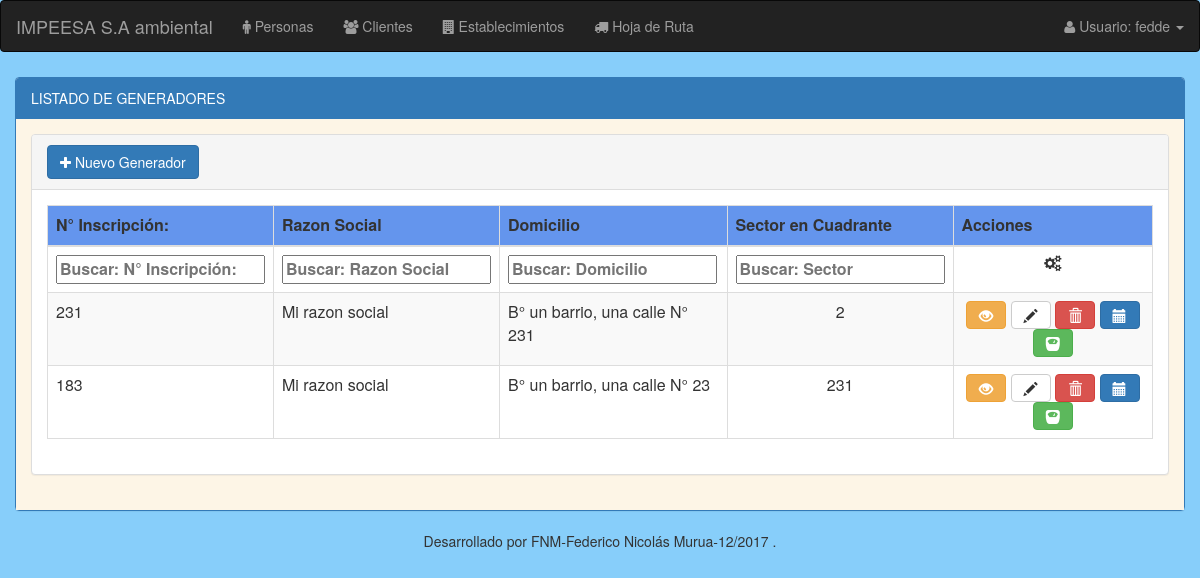
/generadores/listado_generadores/ (signed in), run on an earlier commit of the app's database.
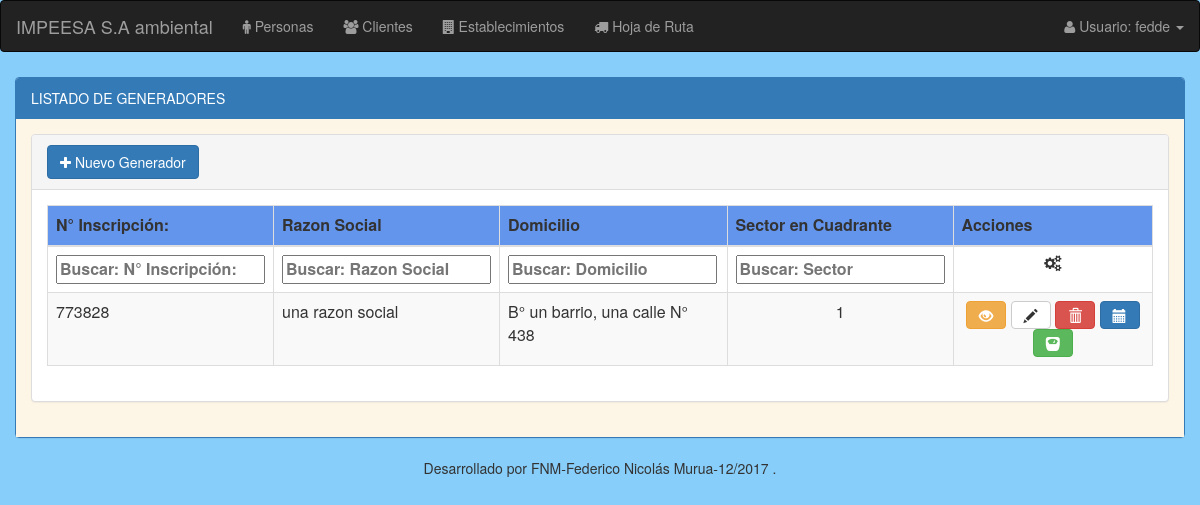
And on a later commit of the database.
### modulo_I/models.py (models this page shows, shortened)
class EstablecimientoGenerador(models.Model):
    tipo_actividad = MultiSelectField(choices=Actividades)
    nro_inscripcion = models.BigIntegerField(primary_key=True) # N° inscripcion registro de generadores provincia del chubut
    razon_social = models.CharField(max_length=50)
    telefono = models.CharField(max_length=50)
    email = models.EmailField(max_length=50, blank=True, null=True)
    director_responsable = models.ForeignKey('Cliente', related_name='director_responsable', on_delete=models.CASCADE)
    responsable_residuos = models.ForeignKey('Persona', related_name='responsable_residuos', on_delete=models.CASCADE)
    responsable_suplente = models.ForeignKey('Persona', related_name='responsable_suplente', on_delete=models.CASCADE)
    responsable_tecnico = models.ForeignKey('Persona', related_name='responsable_tecnico', on_delete=models.CASCADE)
    fecha_vinculo = models.DateField() #fecha deL Vinculo que se confeccionó el formulario
    fecha = models.DateField(default=now)
    observaciones_comentarios = models.TextField(max_length=200, default='', blank=True, null=True)
    caract_generales = models.ForeignKey('CaracteristicasGenerales', on_delete=models.CASCADE)
    domicilio = models.ForeignKey('Domicilio', on_delete=models.CASCADE)
    ambito_dependencia = models.ForeignKey('AmbitoDependencia', on_delete=models.CASCADE)
    via_acceso = models.ForeignKey('ViaAccesoSector', on_delete=models.CASCADE)
    tipo_actividad = MultiSelectField(choices=Actividades)
    sector = models.IntegerField() # cuadrante que pertenece a la ciudad el generador

class Domicilio(models.Model):
    barrio = models.CharField(max_length=50)
    calle = models.CharField(max_length=50)
    calle_entre1 = models.CharField(max_length=50, null=True, blank=True)
    calle_entre2 = models.CharField(max_length=50, null=True, blank=True)
    nro = models.IntegerField(default=1,validators=[MinValueValidator(1)])
    piso = models.IntegerField(blank=True, null=True, validators=[MinValueValidator(1)])
    dpto = models.CharField(max_length=50, blank=True, null=True)
    localidad = models.ForeignKey('Localidad', on_delete=models.CASCADE)
    comarca = models.CharField(max_length=50, blank=True, null=True)
    def __str__(self):
        return "B° %s, %s  N° %s" % (self.barrio, self.calle, self.nro)

### modulo_I/views.py (the view)
@login_required
def listado_generadores(request):
    listado_generadores = EstablecimientoGenerador.objects.all()
    return render(request, 'establecimiento/generador_listado.html', {'listado_generadores': listado_generadores})

### modulo_I/templates/establecimiento/generador_listado.html (shortened to what this page needs)
{% extends "base/base_listado.html" %}
{% load staticfiles %}
{% load staticfiles bootstrap3 %}
{% block panel-heading %}
  LISTADO DE GENERADORES
{% endblock %}
{% block panel-heading-tabla %}
  <a href="{% url 'generadores:alta_generadores' %}" class="btn btn-primary"><i class="fa fa-plus"></i> Nuevo Generador</a>
{% endblock %}
{% block thead-tabla %}
  <thead>
  <tr style="background:#6495ED;">
      <th>N° Inscripción:</th>
      <th>Razon Social</th>
      <th>Domicilio</th>
      <th>Sector en Cuadrante</th>
      <th>Acciones</th>
  </tr>
  </thead>
{% endblock %}
{% block tfoot-tabla %}
  <tfoot >
     <tr>
       <th>N° Inscripción:</th>
       <th>Razon Social</th>
       <th>Domicilio</th>
       <th>Sector</th>
       <th style="text-align:center;"><i class="fa fa-cogs"></i></th>
    </tr>
  </tfoot>
{% endblock %}
{% block tbody-tabla %}
  <tbody>
  {% for generador in listado_generadores %}
      <tr>
          <td>{{ generador.nro_inscripcion }}</td>
          <td>{{ generador.razon_social }}</td>
          <td>{{ generador.domicilio }}</td>
          <td style="text-align:center;">{{ generador.sector }}</td>
          <td align="center">
            <a class="btn btn-warning" data-toggle="tooltip" title="Detalles" href="{% url 'generadores:detalle_generadores' nro_inscripcion=generador.nro_inscripcion%}"><em class="glyphicon glyphicon-eye-open"></em></a>
            <a class="btn btn-default" data-toggle="tooltip" title="Modificar" href="{% url 'generadores:modificar_generadores' nro_inscripcion=generador.nro_inscripcion%}"><em class="glyphicon glyphicon-pencil"></em></a>
            <a id="generador_id"class="btn btn-danger btn-baja"  data-generadornro="{{generador.nro_inscripcion}}" data-generadornombre="{{generador.razon_social}}" data-toggle="modal" data-target="#modal_baja" title="Eliminar"><em class="glyphicon glyphicon-trash"></em></a>
            <a class="btn btn-primary" data-toggle="tooltip" title="Horario de Atención" href="{% url 'generadores:listado_horarios' nro_inscripcion=generador.nro_inscripcion%}"><em class="glyphicon glyphicon-calendar"></em></a>
            <a class="btn btn-success" data-toggle="tooltip" title="Residuo Generador" href="{% url 'generadores:listado_residuos' nro_inscripcion=generador.nro_inscripcion%}"><em class="glyphicon glyphicon-scale"></em></a>
          </td>
      </tr>
  {% endfor %}
  </tbody>
{% endblock %}

### templates/base/base_listado.html (shortened to what this page needs)
{% extends "base/base.html" %}
{% load staticfiles %}
{% load staticfiles bootstrap3 %}
{% block stylesheets %}
  <link rel="stylesheet" href="{% static 'css/filtro_upHeader_tabla.css' %}"/>
  <link rel="stylesheet" href="{% static 'css/dataTables.bootstrap.css' %}"/>
{% endblock %}
{% block content %}
    <div class="container container-form" style="padding-top:5px; width:100%">
            <div class="panel panel-primary">
              <div class="panel-heading">{% block panel-heading %}{% endblock %}</div>
                <div class="panel-body" style="background:OldLace">
                  <div class="container" style="width:100%">
                      <div class="row">
                        <div class="panel panel-default">
                          <div class="panel-heading">{% block panel-heading-tabla %}{% endblock %}</div>
                            <div class="panel-body" >
                              <table class="table table-striped table-bordered" cellspacing="0" id="table-list">
                                {% block thead-tabla %}{% endblock %}
                                {% block tfoot-tabla %}{% endblock %}
                                {% block tbody-tabla %}{% endblock %}
                              </table>
                            </div>
                          </div>
                      </div>
                  </div>
                </div>
            </div>
    </div>
{% endblock %}

### templates/base/base.html (shortened to what this page needs)
{% load staticfiles %}
<html lang="es">
  <head>
      <link rel="stylesheet" type="text/css" href="{% static 'css/bootstrap.css' %}"/>
      <link rel="stylesheet" type="text/css" href="{% static 'css/font-awesome.min.css' %}"/>
      {% block stylesheets %}{% endblock %}
  </head>
  <body style="background:LightSkyBlue ">
      {% block no-navbar %}
          {% include 'base/nav.html' %}
      {% endblock %}
      <main role="main">
        {% block content %}{% endblock %}
        <div class="footer" align="center">
          Desarrollado por FNM-Federico Nicolás Murua-12/2017 .
        </div>
      </main>
  </body>
</html>

### templates/base/nav.html (shortened to what this page needs)
<nav class="navbar navbar-inverse">
  <div class="container-fluid">
    <div class="navbar-header">
      <a class="navbar-brand" href="#" >IMPEESA S.A ambiental</a>
    </div>
    <ul class="nav navbar-nav">
      <li><a href="{% url 'personas:listado_personas' %}"><i class="fa fa-male"></i> Personas</a></li>
      <li><a href="{% url 'clientes:listado_clientes' %}"><i class="fa fa-group"></i> Clientes</a></li>
      <li><a href="{% url 'generadores:listado_generadores' %}"><i class="fa fa-building"></i> Establecimientos</a><li>
      <li><a href="{% url 'hojaRuta:listado_hojas_de_ruta' %}"><i class="fa fa-truck"></i> Hoja de Ruta</a><li>
    </ul>
    <ul class="nav navbar-nav navbar-right">
      <li class="dropdown"><a class="dropdown-toggle" data-toggle="dropdown" href="#"><i class="fa fa-user"></i> Usuario: {{user.get_username}} <span class="caret"></span></a>
      </li>
    </ul>
  </div>
</nav>

### estaticos/css/filtro_upHeader_tabla.css (style rules this page uses)
tfoot { display: table-header-group; }

What changed in the data, as far as the page shows it:
removed EstablecimientoGenerador: nro_inscripcion "231", razon_social "Mi razon social", domicilio "B° un barrio, una calle N° 231", sector "2"
removed EstablecimientoGenerador: nro_inscripcion "183", razon_social "Mi razon social", domicilio "B° un barrio, una calle N° 23", sector "231"
added EstablecimientoGenerador: nro_inscripcion "773828", razon_social "una razon social", domicilio "B° un barrio, una calle N° 438", sector "1"
